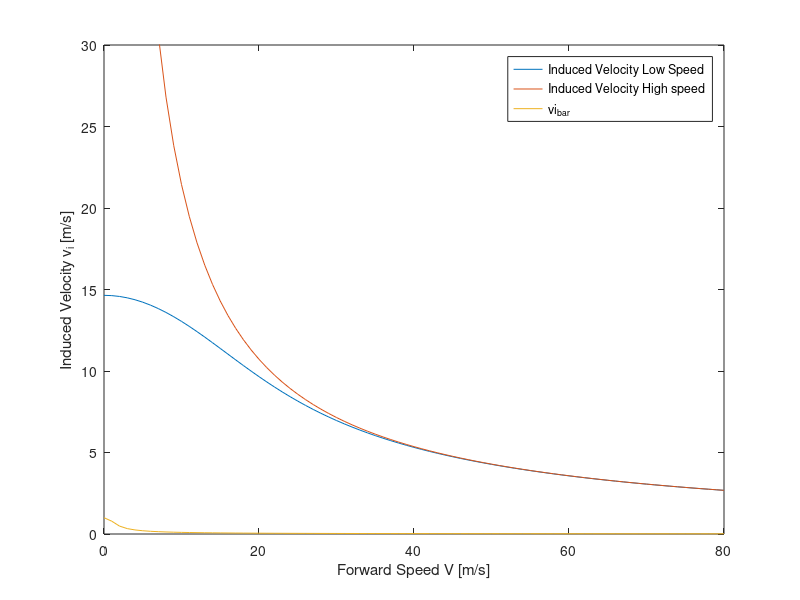

MATLAB code for this plot:
% Filename: InducedVelocity_H145D3
% Course: AE4314 Helicopter Performance
% Professor: Marilena Pavel
% Author: Chloë van Droogenbroeck, Ynias Prencipe 
% Student Number: xxxxxxx, 4777158
% Date of Delivery: xx-xx-xxxx

%% Induced Velocity Calculations

clc; close all; clear all;

m_hover = 3010;      
g = 9.80665;
D = 10.8    ;        
R = D/2     ;        
rho = 0.75145;       
Vmax = 80;

% Induced Velocity Hover
T = m_hover * g;
vi_hov = sqrt(T/(2*rho*pi*R^2));


% Induced Velocity Forward Flight
V_lst = [0:1:Vmax];
vi_lst = sqrt(-V_lst.^2/2 + sqrt(V_lst.^4/4+1));
vi_low = zeros(1, length(V_lst));
vi_high = zeros(1, length(V_lst));

for i = 1:length(V_lst)
    V = V_lst(i);
    
    vi_fwd_lowspeed = sqrt(-V^2/2 + sqrt((V^2/2)^2 + vi_hov^4));
    vi_fwd_hispeed = vi_hov^2/V;
    
    vi_low(:,i) =  vi_fwd_lowspeed;
    vi_high(:,i) =  vi_fwd_hispeed;
end


plot(V_lst, vi_low, V_lst, vi_high, V_lst, vi_lst)
axis([0 80 0 30]);
ylabel('Induced Velocity v_i [m/s]'); xlabel('Forward Speed V [m/s]');
legend("Induced Velocity Low Speed", "Induced Velocity High speed", "vi_{bar}");

save dumpfile vi_low Vmax V_lst vi_lst
clear
load dumpfile
